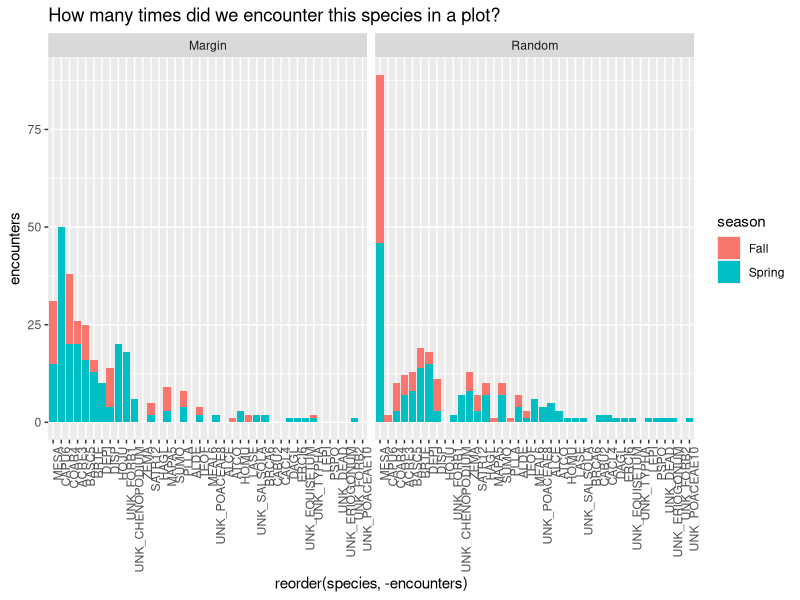
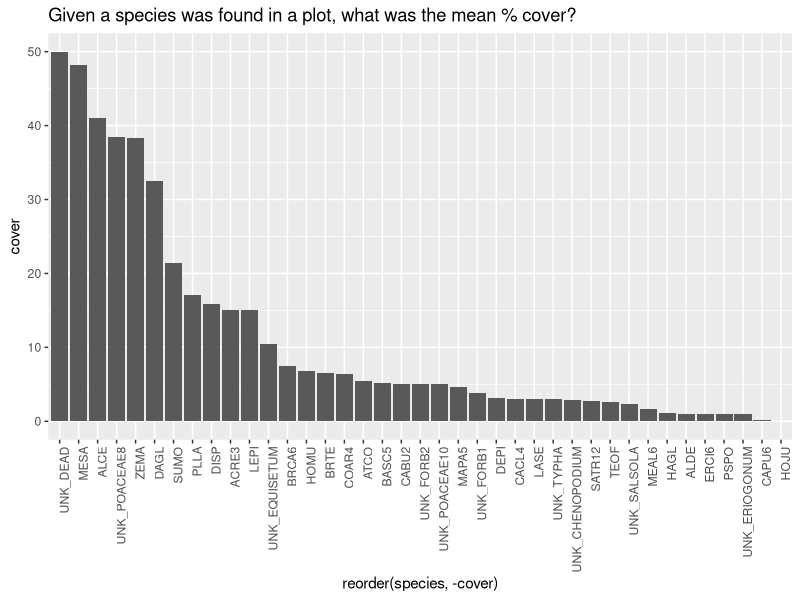
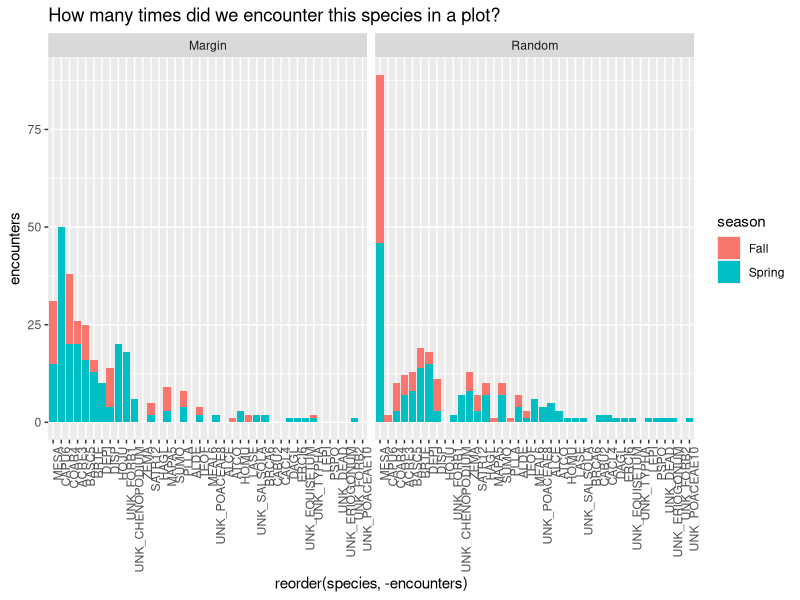
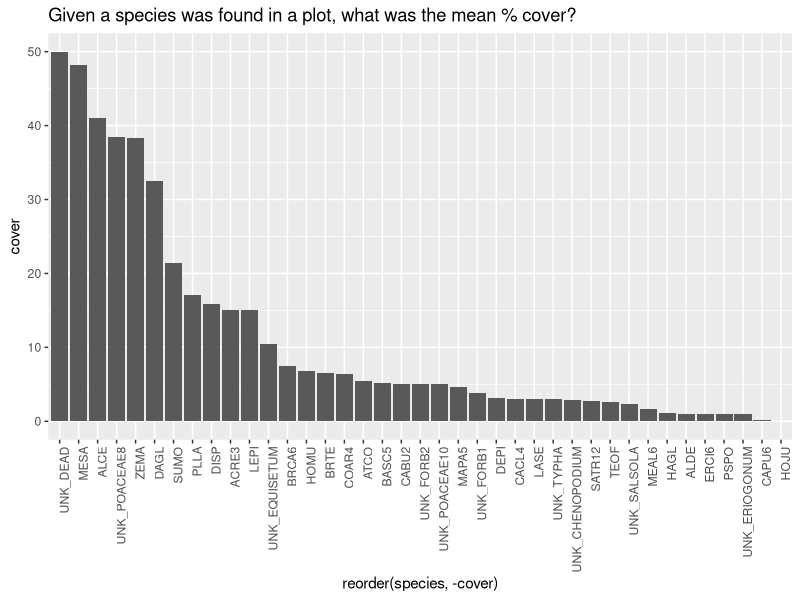

Recreate these plots in R, in order.
# for anna
library(tidyverse)
d <- read_csv('tidy_data/vegPlots.csv')

d_present <- d %>%
  mutate(across(12:50, ~ ifelse(.x == 0, 0, 1)))

d_na <- d %>%
  mutate(across(12:50, ~ ifelse(.x == 0, NA, .x)))

encounters <- d_present %>%
  group_by(type, season) %>%
  summarize(across(12:50, ~ sum(.x))) %>%
  pivot_longer(3:41, names_to = 'species', values_to = 'encounters')

cover <- d_na %>%
  group_by(site, plotnum) %>%
  summarize(across(12:50, ~ mean(.x, na.rm = TRUE)), .groups = 'keep') %>%
  pivot_longer(3:41, names_to = 'species', values_to = 'cover') %>%
  filter(cover != 'NaN') %>%
  group_by(species) %>%
  summarize(across(cover, ~ mean(.x)), .groups = 'keep')




# which plants were most commonly encountered?

ggplot(encounters, aes(x = reorder(species, -encounters), y = encounters, fill = season)) +
  geom_col() +
  facet_wrap(~type) +
  theme(axis.text.x = element_text(angle = 90, hjust = 1)) +
  ggtitle('How many times did we encounter this species in a plot?')

ggsave('encounters.jpg', width = 10, height = 7)

ggplot(cover, aes(x = reorder(species, -cover), y = cover)) +
  geom_col() +
  theme(axis.text.x = element_text(angle = 90, hjust = 1)) +
  ggtitle('Given a species was found in a plot, what was the mean % cover?')

ggsave('cover.jpg', width = 10, height = 7)
